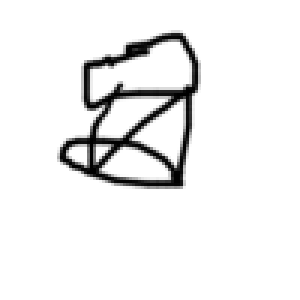
#> input picture backend/AI_module/test/2_1607942892.png, 100 x 100 px (shown 3 times larger)
$ python -i judgecircle.py   (imports and definitions only)
#> lines starting #> are read from the running program, lines starting #| are printed output that depends on the picture; after the words box and inside, x2 and y2 are one past the last pixel; in counts of white or black regions, pixels touching at a corner belong together
#> further down, picture is the input picture: shape (100, 100, 3); min 0, max 255, mean 239.1
import math

import cv2
import numpy as np

class circle:

    def __init__(self):
        pass

    def setPicture(self,image):
        #grayType = cv2.cvtColor(image, cv2.COLOR_BGR2GRAY)
        self.binaryInv = self.handlePicture(image)

    def readUrlPicture(self,loc):#读入图片
        grayType = cv2.imread(loc, cv2.IMREAD_GRAYSCALE)#读入一幅灰度图片，第一个参数是图片路径
        self.binaryInv = self.handlePicture(grayType)
        # print(self.binaryInv)

    def handlePicture(self,grayType):#图片处理
        #grayType = cv2.imread("unclosure_" + str(i) + ".png", cv2.IMREAD_GRAYSCALE)
        # 获取二元值的灰度图像 参数1：图片源，参数二：起始值(阈值)，参数三：最大值。参数四：划分算法类型。返回值第一个是阈值（t）,第二个是处理过的图像
        t, binaryInv = cv2.threshold(grayType, 127, 255, cv2.THRESH_BINARY_INV)
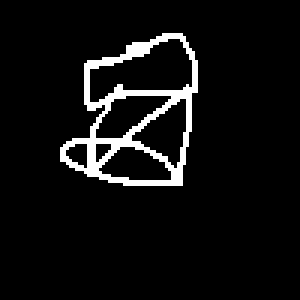
#> binaryInv: shape (100, 100, 3) (shown 3 times larger); 6.2% white in thin lines or dots, all inside (x1, y1, x2, y2) = (20, 11, 66, 62)
        #返回一个特定大小与形态结构用于形态学操作
        kernel = cv2.getStructuringElement(cv2.MORPH_ELLIPSE, (2, 2))
        # 将获得的二元值灰度图像进行形态学变化，先进行腐蚀，再进行膨胀操作
        binaryInv = cv2.morphologyEx(binaryInv, cv2.MORPH_OPEN, kernel)
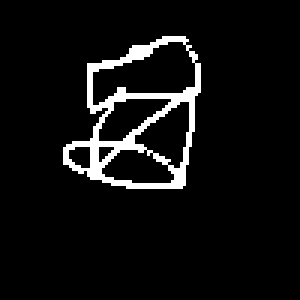
#> binaryInv: shape (100, 100, 3) (shown 3 times larger); 6.2% white in thin lines or dots, all inside (x1, y1, x2, y2) = (21, 12, 67, 63)
        kernel1 = cv2.getStructuringElement(cv2.MORPH_RECT, (9, 9))
        binaryInv = cv2.morphologyEx(binaryInv, cv2.MORPH_DILATE, kernel1)
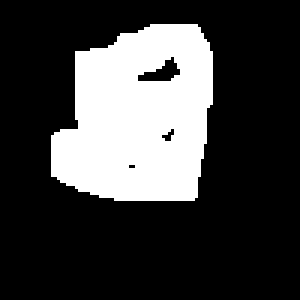
#> binaryInv: shape (100, 100, 3) (shown 3 times larger); 24.9% white; 1 white region, box (x1, y1, x2, y2) and area: (17, 8, 71, 67) 2486
        return binaryInv

    def judgeCircle(self):

        contours, hierarchy = cv2.findContours(self.binaryInv, cv2.RETR_TREE, cv2.CHAIN_APPROX_NONE)
        n = len(contours)
        contoursImg = []
        circleNum = 0
        R = []
        for i in range(n):
            Acontours = cv2.contourArea(contours[i])
            Pcontours = cv2.arcLength(contours[i], True)
            if Pcontours > 100 and Acontours < 150000:
                circleNum += 1
                r = format(4 * math.pi * Acontours / (Pcontours * Pcontours), '.2f')
                # print("Acontours[" + str(i) + "]=", Acontours)
                # print("Pcontours[" + str(i) + "]=", Pcontours)
                # print("Circularity R = ", str(r))
                R.append(float(r))
                temp = np.zeros(self.binaryInv.shape, np.uint8)
                contoursImg.append(temp)
        if R == []:
            return 0
        avgR = float(sum(R)) / len(R)
        # print("circleNum",circleNum)
        # print("avgR:",avgR)
        if circleNum <= 2 and circleNum > 0 and avgR >= 0.85:
            # print('得1分')
            return 1
        elif circleNum <= 2 and circleNum > 0 and avgR > 0.75:
            # print('得0分')
            return 0
        # print('得0分')
        return 0

    def showPicture(self):
        cv2.imshow('circle', self.binaryInv)
        cv2.waitKey()

>>> import cv2
>>> picture = cv2.imread('test/2_1607942892.png')
>>> result = circle().setPicture(picture)
